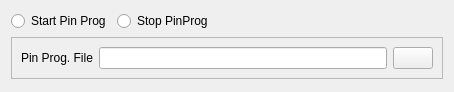
<?xml version="1.0" encoding="UTF-8"?>
<ui version="4.0">
 <class>GTAActionOneClickPPCWidget</class>
 <widget class="QWidget" name="GTAActionOneClickPPCWidget">
  <property name="geometry">
   <rect>
    <x>0</x>
    <y>0</y>
    <width>454</width>
    <height>92</height>
   </rect>
  </property>
  <property name="windowTitle">
   <string>Form</string>
  </property>
  <layout class="QGridLayout" name="gridLayout_2">
   <item row="0" column="0">
    <layout class="QHBoxLayout" name="horizontalLayout_2">
     <item>
      <widget class="QRadioButton" name="StartPinProgRB">
       <property name="text">
        <string>Start Pin Prog</string>
       </property>
      </widget>
     </item>
     <item>
      <widget class="QRadioButton" name="StopPinProgRB">
       <property name="text">
        <string>Stop PinProg</string>
       </property>
      </widget>
     </item>
     <item>
      <spacer name="horizontalSpacer">
       <property name="orientation">
        <enum>Qt::Horizontal</enum>
       </property>
       <property name="sizeHint" stdset="0">
        <size>
         <width>40</width>
         <height>20</height>
        </size>
       </property>
      </spacer>
     </item>
    </layout>
   </item>
   <item row="1" column="0">
    <widget class="QFrame" name="PinProgFrame">
     <property name="frameShape">
      <enum>QFrame::StyledPanel</enum>
     </property>
     <property name="frameShadow">
      <enum>QFrame::Raised</enum>
     </property>
     <layout class="QGridLayout" name="gridLayout">
      <item row="0" column="0">
       <layout class="QHBoxLayout" name="horizontalLayout">
        <item>
         <widget class="QLabel" name="label">
          <property name="sizePolicy">
           <sizepolicy hsizetype="Maximum" vsizetype="Fixed">
            <horstretch>0</horstretch>
            <verstretch>0</verstretch>
           </sizepolicy>
          </property>
          <property name="text">
           <string>Pin Prog. File</string>
          </property>
         </widget>
        </item>
        <item>
         <widget class="QLineEdit" name="PPCFileLE"/>
        </item>
        <item>
         <widget class="QPushButton" name="BrowsePB">
          <property name="sizePolicy">
           <sizepolicy hsizetype="Maximum" vsizetype="Fixed">
            <horstretch>0</horstretch>
            <verstretch>0</verstretch>
           </sizepolicy>
          </property>
          <property name="text">
           <string/>
          </property>
          <property name="icon">
           <iconset resource="../resource.qrc">
            <normaloff>:/images/forms/img/OpenFile.png</normaloff>:/images/forms/img/OpenFile.png</iconset>
          </property>
         </widget>
        </item>
       </layout>
      </item>
     </layout>
    </widget>
   </item>
   <item row="2" column="0">
    <spacer name="verticalSpacer">
     <property name="orientation">
      <enum>Qt::Vertical</enum>
     </property>
     <property name="sizeHint" stdset="0">
      <size>
       <width>20</width>
       <height>40</height>
      </size>
     </property>
    </spacer>
   </item>
  </layout>
 </widget>
 <resources>
  <include location="../resource.qrc"/>
 </resources>
 <connections/>
</ui>
